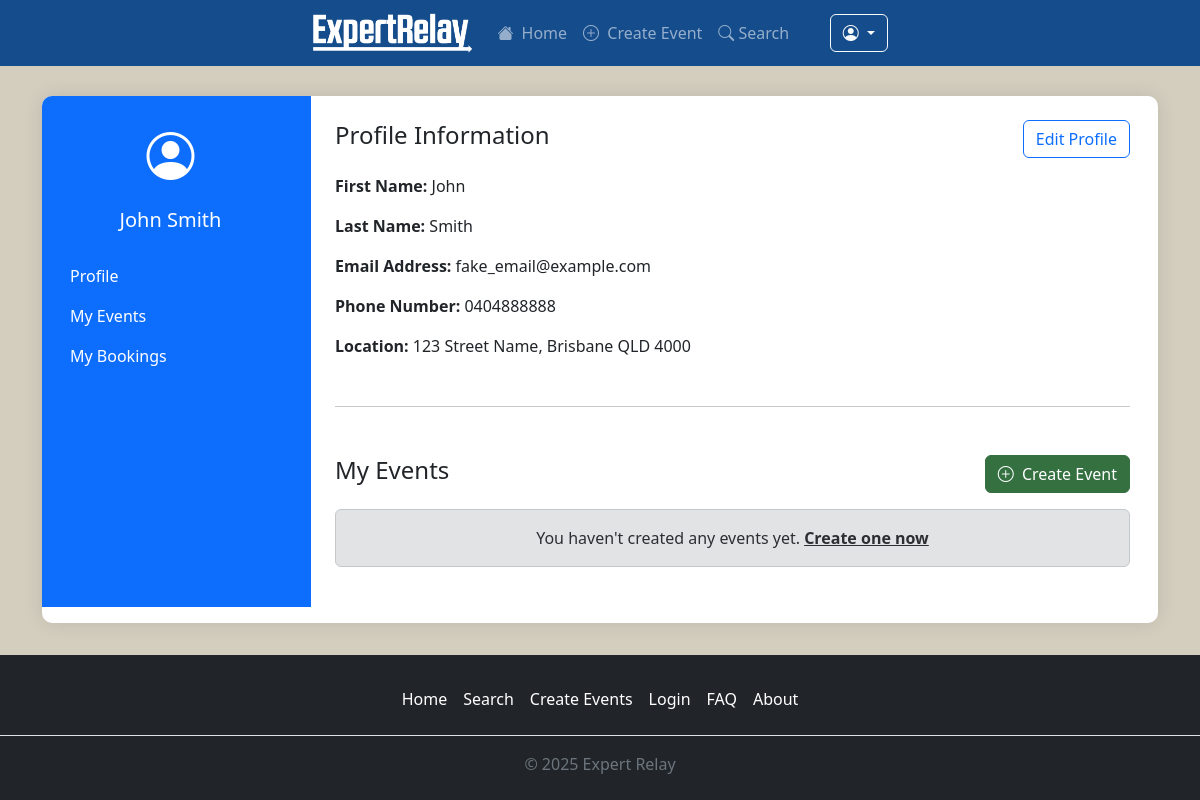
Page /profle (signed in) on the earlier database version.
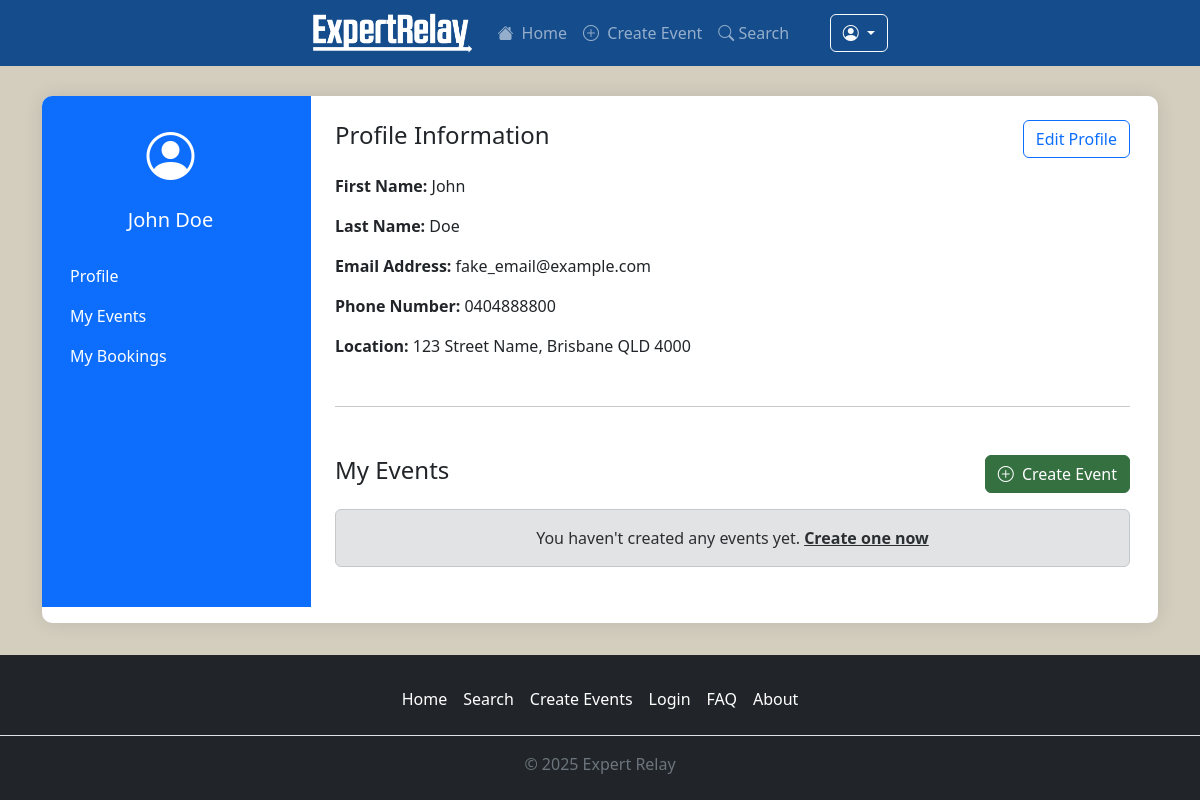
Same page on the later database version.
### travel/models.py (models this page shows, shortened)
class User(db.Model, UserMixin):
    __tablename__ = 'users'
    id = db.Column(db.Integer, primary_key=True)
    name = db.Column(db.String(100), index=True, nullable=False)
    emailid = db.Column(db.String(100), index=True, unique=True, nullable=False)
    password_hash = db.Column(db.String(255), nullable=False)
    phone = db.Column(db.String(15))
    address = db.Column(db.String(100), index=True, nullable=False)
    created_at = db.Column(db.DateTime, default=datetime.now)
    comments = db.relationship(
        'Comment',
        back_populates='user',
        cascade='all, delete-orphan'
    )
    orders = db.relationship('Order', backref='user')
    events = db.relationship('Event', backref='user')

### travel/views.py (the view, shortened to what this page needs)
@bp.route('/profle', methods=['GET','POST'])
@login_required
def profile():
    return render_template('profile.html', user=current_user, active_page="profile")

### travel/templates/profile.html (shortened to what this page needs)
{% extends 'base.html' %}
{% block content %}
<div class="container">
    <div class="account-container">
        <div class="row">
            <div class="col-md-3 bg-primary text-white p-4 rounded-start-3">
                <div class="text-center mb-4">
                    <i class="bi bi-person-circle" style="font-size: 3rem;"></i>
                    <h5 class="mt-3">{{ user.name or 'Unnamed User' }}</h5>
                </div>
                <ul class="nav flex-column">
                    <li class="nav-item"><a class="nav-link text-white" href="#profile">Profile</a></li>
                    <li class="nav-item"><a class="nav-link text-white" href="#my-events">My Events</a></li>
                    <li class="nav-item"><a class="nav-link text-white" href="#my-bookings">My Bookings</a></li>
                </ul>
            </div>
            <div class="col-md-9 bg-white p-4 rounded-end-3 tab-pane fade show active" id="profile">
                <section id="profile-info">
                    <div class="d-flex justify-content-between align-items-center mb-3">
                        <h4>Profile Information</h4>
                        <button class="btn btn-outline-primary" data-bs-toggle="collapse"
                            data-bs-target="#edtimyprofile">
                            Edit Profile
                        </button>
                    </div>
                    <div>
                        <p><strong>First Name:</strong> {{ user.name.split(' ')[0] if user.name else '' }}</p>
                        <p><strong>Last Name:</strong> {{ user.name.split(' ')[1] if user.name and ' ' in user.name else
                            ''
                            }}</p>
                        <p><strong>Email Address:</strong> {{ user.emailid }}</p>
                        <p><strong>Phone Number:</strong> {{ user.phone or 'Not provided' }}</p>
                        <p><strong>Location:</strong> {{ user.address or 'Not provided' }}</p>
                    </div>
                </section>
                <hr class="my-5">
                <section id="my-events">
                    <div class="d-flex justify-content-between align-items-center mb-3">
                        <h4>My Events</h4>
                        <a href="{{ url_for('main.create_event') }}" class="btn btn-success">
                            <i class="bi bi-plus-circle me-1"></i> Create Event
                        </a>
                    </div>
                    {% if user.events %}
                    <div class="card shadow-sm">
                        <div class="" card-body>
                            <table class="table align-middle">
                                <thead class="table-light">
                                    <tr>
                                        <th>Event</th>
                                        <th>Date</th>
                                        <th>Status</th>
                                        <th>Tickets</th>
                                        <th>Actions</th>
                                    </tr>
                                </thead>
                                <tbody>
                                    {% for e in user.events %}
                                    <tr>
                                        <td>{{ e.title }}</td>
                                        <td>{{ e.start_at.strftime('%B %d, %Y') }}</td>
                                        <td>
                                            {% if e.status == "Open" %}
                                            <span class="badge bg-success">{{ e.status }}</span>
                                            {% elif e.status == "Sold Out" %}
                                            <span class="badge bg-secondary">{{ e.status }}</span>
                                            {% elif e.status == "Cancelled" %}
                                            <span class="badge bg-danger">{{ e.status }}</span>
                                            {% else %}
                                            <span class="badge bg-warning text-dark">{{ e.status }}</span>
                                            {% endif %}
                                        </td>
                                        <td>{{ e.tickets_av}}</td>
                                        <td>
                                        </td>
                                    </tr>
                                    {% endfor %}
                                </tbody>
                            </table>
                        </div>
                    </div>
                    {% else %}
                    <div class="alert alert-secondary text-center">
                        You haven't created any events yet.
                        <a href="{{ url_for('main.create_event')}}" class="alert-link">Create one now</a>
                    </div>
                    {% endif %}
                </section>
            </div>
        </div>
    </div>
</div>
{% endblock %}

### travel/templates/base.html (shortened to what this page needs)
<!DOCTYPE html>
<html lang="en">
<head>
  <link href="https://cdn.jsdelivr.net/npm/bootstrap@5.3.3/dist/css/bootstrap.min.css" rel="stylesheet">
  <link rel="stylesheet" href="{{ url_for('static', filename='styles.css')}}">
  <link rel="stylesheet" href="https://cdn.jsdelivr.net/npm/bootstrap-icons@1.11.3/font/bootstrap-icons.css">
</head>
<body>
  <nav class="navbar navbar-expand-md navbar-dark exr-nav sticky-top">
    <div class="container" style="max-width: 50%;">
      <a class="navbar-brand" href="{{ url_for('main.index') }}">
        <img src="{{ url_for('static', filename = 'EXR_logo.png')}}" alt="ExpertRelay logo" height="40">
      </a>
      <div id="exrNav" class="collapse navbar-collapse">
        <ul class="navbar-nav me-auto">
          <li class="nav-item"><a class="nav-link {% if active_page== 'index' %}active{% endif %}"
              href="{{ url_for('main.index') }}"><i class="bi bi-house-fill me-1"></i> Home</a></li>
          <li class="nav-item"><a class="nav-link {% if active_page== 'create-event' %}active{% endif %}"
              href="{{ url_for('main.create_event') }}"><i class="bi bi-plus-circle me-1"></i> Create Event</a></li>
          <li class="nav-item"><a class="nav-link {% if active_page== 'search' %}active{% endif %}"
              href="{{ url_for('main.search') }}"><i class="bi bi-search" aria-label="Search"></i> Search</a></li>
        </ul>
        <div class="d-flex align-items-center">
          <div class="dropdown ms-2">
            <button class="btn btn-outline-light dropdown-toggle" type="button" data-bs-toggle="dropdown"
              aria-expanded="false">
              <i class="bi bi-person-circle"></i>
            </button>
          </div>
        </div>
      </div>
    </div>
  </nav>
  {% block content %}
  {% endblock %}
  <footer class="bg-dark text-center text-white-50 mt-auto py-4">
    <ul class="nav justify-content-center border-bottom pb-3 mb-3">
      <li class="nav-item"><a href="{{ url_for('main.index') }}" class="nav-link px-2 text-white">Home</a></li>
      <li class="nav-item"><a href="{{ url_for('main.search') }}" class="nav-link px-2 text-white">Search</a></li>
      <li class="nav-item"><a href="{{ url_for('main.create_event') }}" class="nav-link px-2 text-white">Create
          Events</a></li>
      <li class="nav-item"><a href="{{ url_for('auth.login') }}" class="nav-link px-2 text-white">Login</a>
      </li>
      <li class="nav-item"><a href="#" class="nav-link px-2 text-white">FAQ</a></li>
      <li class="nav-item"><a href="#" class="nav-link px-2 text-white">About</a></li>
    </ul>
    <p class="text-center text-secondary mb-0">© 2025 Expert Relay</p>
  </footer>
</body>
</html>

### travel/static/styles.css (style rules this page uses)
:root { --banner: #144c8c; --chrome: #1c242c; --bg: #d3cebe; --box: #ffffff; --radius: 16px; }
html, body { height: 100% }
body { background: #d3cebe; min-height: 100%; display: flex; flex-direction: column; }
.dropdown { z-index: 999; }
.exr-nav { background: var(--chrome) }
.btn-success { background-color: #357040; border-color: #357040; }
.exr-nav { background-color: #144c8c; }
.account-container { margin: 30px auto; background-color: white; border-radius: 10px; box-shadow: 0 0 20px rgba(0, 0, 0, 0.1); overflow: hidden; padding-bottom: 1rem; padding-right: 1rem; }

Differences in the rows shown:
changed User "John": name "John Smith" → "John Doe"; name "Smith" → "Doe"; phone "0404888888" → "0404888800"
